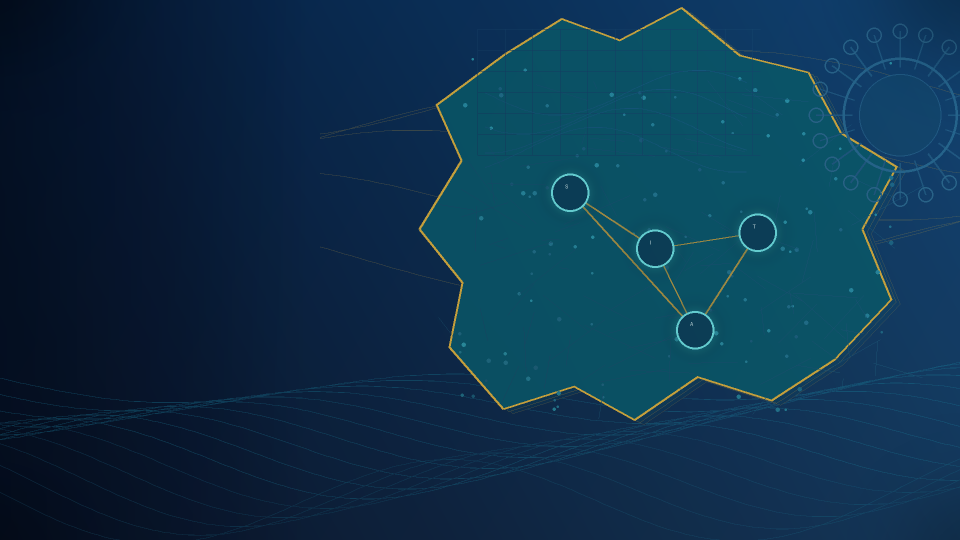
#> input picture presentation/ai_cover_background.png, 1920 x 1080 px (shown at 1/2 size)
$ python build_image_pptx.py
#> lines starting #> are read from the running program, lines starting #| are printed output that depends on the picture; pictures that were not available may be replaced by others from this repository, and a replacement may not be noted
from pathlib import Path
from zipfile import ZipFile, ZIP_DEFLATED
from datetime import datetime, timezone
from xml.sax.saxutils import escape

import matplotlib

matplotlib.use("Agg")
import matplotlib.pyplot as plt
from PIL import Image, ImageDraw, ImageFont


ROOT = Path(__file__).resolve().parents[1]
OUT_DIR = ROOT / "presentation" / "slide_images"
OUT = ROOT / "presentation" / "FracHIV_SITA_Presentation_WPS.pptx"
OUT_MAIN = ROOT / "presentation" / "FracHIV_SITA_Presentation.pptx"
W, H = 1600, 900

COLORS = {
    "navy": "#0A1B30",
    "ink": "#142030",
    "teal": "#007E70",
    "blue": "#004A80",
    "gold": "#CC9900",
    "red": "#B44146",
    "muted": "#525E6C",
    "softteal": "#E6F7F4",
    "softblue": "#E8F2FA",
    "softgold": "#FFF7E0",
    "line": "#D8E2EB",
    "white": "#FFFFFF",
}

FONT_DIR = ROOT / "static" / "vendor" / "fonts" / "google" / "inter"
REG = str(FONT_DIR / "Inter-Regular.ttf")
MED = str(FONT_DIR / "Inter-Medium.ttf")
BOLD = str(FONT_DIR / "Inter-Bold.ttf")
EXTRA = str(FONT_DIR / "Inter-ExtraBold.ttf")


def font(size, weight="regular"):
    path = {"regular": REG, "medium": MED, "bold": BOLD, "extra": EXTRA}.get(weight, REG)
    return ImageFont.truetype(path, size)


def wrap(draw, text, fnt, max_width):
    lines = []
    for para in text.split("\n"):
        words = para.split()
        line = ""
        for word in words:
            test = f"{line} {word}".strip()
            if draw.textbbox((0, 0), test, font=fnt)[2] <= max_width or not line:
                line = test
            else:
                lines.append(line)
                line = word
        lines.append(line)
    return lines


def text(draw, xy, content, size=28, fill=COLORS["ink"], weight="regular", max_width=None, line_gap=8):
    fnt = font(size, weight)
    x, y = xy
    lines = wrap(draw, content, fnt, max_width) if max_width else content.split("\n")
    for line in lines:
        draw.text((x, y), line, font=fnt, fill=fill)
        y += size + line_gap
    return y


def title(draw, title_text, subtitle=None):
    text(draw, (70, 46), title_text, 42, COLORS["ink"], "extra")
    if subtitle:
        text(draw, (70, 96), subtitle, 18, COLORS["muted"], "regular")
    draw.rectangle((70, 127, 300, 130), fill=COLORS["gold"])
    draw.rectangle((305, 127, 1180, 130), fill=COLORS["teal"])


def card(draw, box, heading, body, fill, accent, body_size=24):
    x1, y1, x2, y2 = box
    draw.rectangle(box, fill=fill)
    draw.rectangle((x1, y1, x1 + 9, y2), fill=accent)
    if heading:
        text(draw, (x1 + 32, y1 + 23), heading, 22, accent, "bold")
        body_y = y1 + 58
    else:
        body_y = y1 + 20
    text(draw, (x1 + 32, body_y), body, body_size, COLORS["ink"], "regular", max_width=x2 - x1 - 56, line_gap=6)


def bullets(draw, xy, items, size=28, max_width=640):
    x, y = xy
    fnt = font(size, "regular")
    for item in items:
        draw.text((x, y + 3), "•", font=font(size + 2, "bold"), fill=COLORS["ink"])
        lines = wrap(draw, item, fnt, max_width)
        yy = y
        for line in lines:
            draw.text((x + 28, yy), line, font=fnt, fill=COLORS["ink"])
            yy += size + 6
        y = yy + 8


# [10 lines left out: function fit_image, not called in this run]


def equation_png(lines, out, width=760, height=260, fontsize=22):
    fig = plt.figure(figsize=(width / 100, height / 100), dpi=100)
    fig.patch.set_alpha(0)
    ax = fig.add_axes([0, 0, 1, 1])
    ax.axis("off")
    y = 0.86
    for line in lines:
        ax.text(0.02, y, line, fontsize=fontsize, color=COLORS["ink"], va="top")
        y -= 0.17
    fig.savefig(out, transparent=True)
    plt.close(fig)
    return Image.open(out).convert("RGBA")


def blank():
    return Image.new("RGB", (W, H), COLORS["white"])


def save_slide(img, i):
    OUT_DIR.mkdir(exist_ok=True)
    path = OUT_DIR / f"slide_{i:02d}.png"
    img.save(path)
    return path


def arrow(draw, start, end, color=COLORS["ink"], width=4):
    draw.line((start, end), fill=color, width=width)
    x1, y1 = start
    x2, y2 = end
    import math

    ang = math.atan2(y2 - y1, x2 - x1)
    size = 16
    pts = [
        (x2, y2),
        (x2 - size * math.cos(ang - 0.45), y2 - size * math.sin(ang - 0.45)),
        (x2 - size * math.cos(ang + 0.45), y2 - size * math.sin(ang + 0.45)),
    ]
    draw.polygon(pts, fill=color)


def build_slides():
    paths = []

    # 1 cover
    cover = Image.open(ROOT / "presentation" / "ai_cover_background.png").convert("RGB").resize((W, H), Image.Resampling.LANCZOS)
    d = ImageDraw.Draw(cover, "RGBA")
    d.rectangle((0, 0, W, H), fill=(10, 27, 48, 65))
    logo = Image.open(ROOT / "thesis" / "logo.png").convert("RGBA").resize((86, 88), Image.Resampling.LANCZOS)
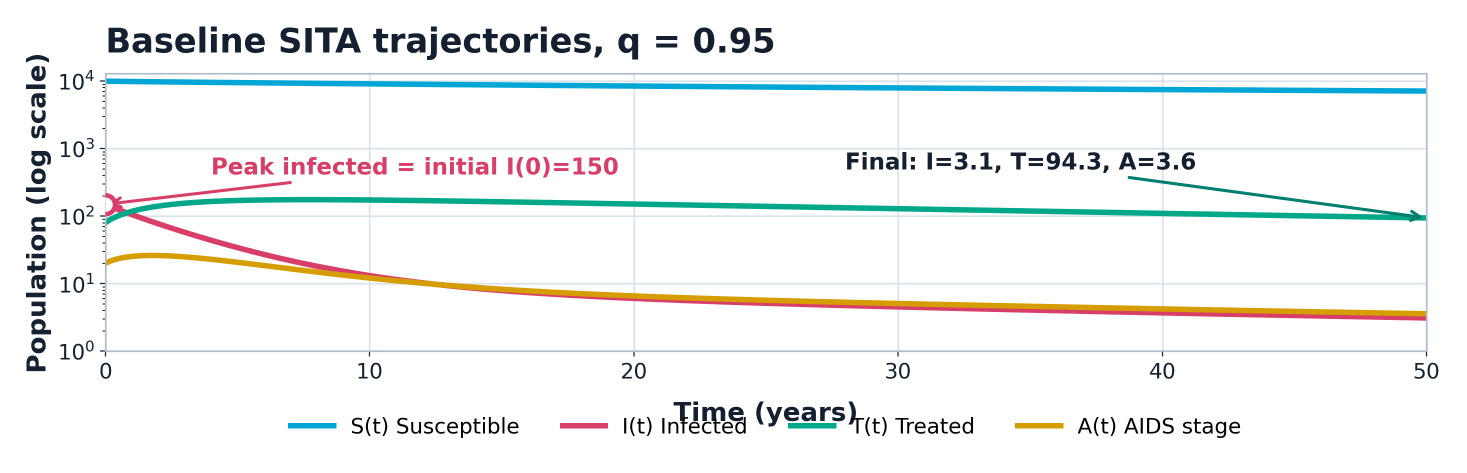
#> input picture presentation/slide_images/presentation_baseline.png, 2933 x 945 px, given in place of logo.png, which was not available (shown at 1/2 size)
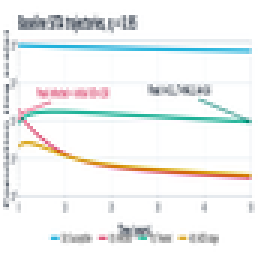
#> logo: PIL image 86x88 RGBA (shown 3 times larger); mean R, G, B, A 240.2, 242.2, 241.7, 255
    cover.paste(logo, (72, 55), logo)
    text(d, (1160, 64), "University of Rwanda\nCollege of Science and Technology", 22, COLORS["white"], "regular", 360, 5)
    text(d, (80, 278), "Fractional-Order\nHIV SITA Model", 58, COLORS["white"], "extra", 650, 6)
    text(d, (84, 462), "Social behaviour interventions and memory effects", 28, COLORS["white"], "medium")
    text(d, (84, 548), "NDACYAYISABA Lambert\nSupervisor: Dr. MUHIRWA Jean Pierre\nKigali, Rwanda", 24, COLORS["white"], "regular", 620, 6)
    d.rectangle((84, 690, 390, 695), fill=COLORS["gold"])
    d.rectangle((402, 690, 660, 695), fill=COLORS["teal"])
    paths.append(save_slide(cover, 1))
#> in save_slide, `img.save(path)`:
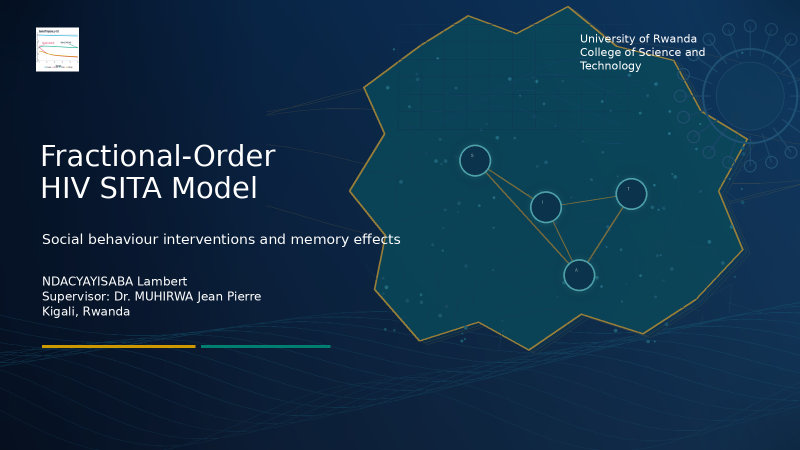
#> saved as slide_01.png: PIL image 1600x900 RGB (shown at 1/2 size); mean R, G, B 17.1, 48.6, 72.7

    # 2
    img = blank(); d = ImageDraw.Draw(img)
#> after `img = blank()`: img: PIL image 1600x900 RGB; every value is 255
    title(d, "Background / Motivation", "Rwanda-aware public-health motivation")
    bullets(d, (105, 210), [
        "HIV transmission is shaped by biology, treatment access, and social behaviour.",
        "Awareness, safer behaviour, testing, treatment-seeking, and adherence can change long-term outcomes.",
        "In Rwanda, prevention and adherence support remain important alongside treatment progress.",
    ], 30, 720)
    card(d, (110, 645, 780, 765), "Why mathematics?", "A model gives a controlled way to compare intervention strategies and understand possible long-term behaviour.", COLORS["softteal"], COLORS["teal"], 24)
    for j, (a, b, c) in enumerate([
        ("Rwanda context", "HIV prevention", COLORS["blue"]),
        ("Mechanism", "Social behaviour", COLORS["teal"]),
        ("Method", "Fractional memory", COLORS["gold"]),
        ("Output", "Simulation evidence", COLORS["red"]),
    ]):
        y = 185 + j * 120
        d.rectangle((960, y, 1305, y + 88), fill=c)
        text(d, (985, y + 16), f"{a}\n{b}", 23, COLORS["white"], "bold", 300, 2)
    paths.append(save_slide(img, 2))
#> call 2 of save_slide, with i = 2
#> in save_slide (call 2), `img.save(path)`:
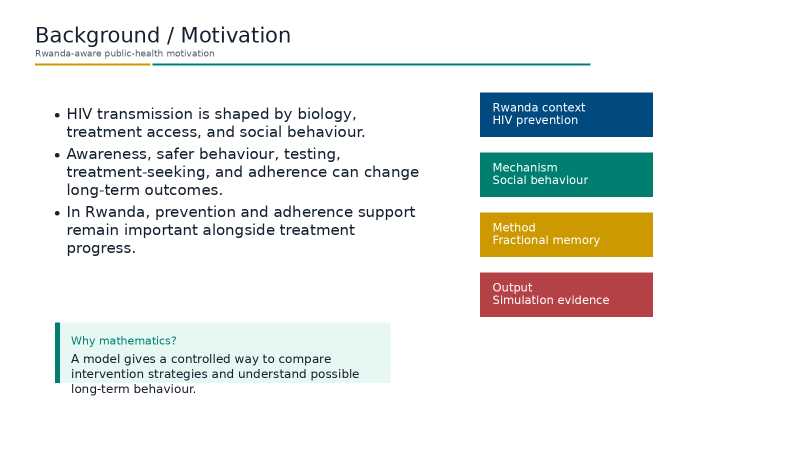
#> saved as slide_02.png: PIL image 1600x900 RGB (shown at 1/2 size); mean R, G, B 233.6, 235.9, 233.8

    # 3
    img = blank(); d = ImageDraw.Draw(img)
    title(d, "Problem Statement")
    card(d, (90, 190, 750, 455), "Limitations in ordinary modelling", "Ordinary models usually depend only on the present state. HIV-related behaviour may depend on past awareness, stigma, testing history, and adherence.", COLORS["softblue"], COLORS["blue"], 25)
    card(d, (850, 190, 1510, 455), "Need addressed by this project", "Include memory using a Caputo derivative, represent behavioural interventions through effective rates, and compare scenarios through simulation.", COLORS["softteal"], COLORS["teal"], 25)
    card(d, (190, 620, 1410, 745), "Research focus", "How do fractional memory and social behaviour interventions affect simulated HIV dynamics in a SITA framework?", COLORS["softgold"], COLORS["gold"], 27)
    paths.append(save_slide(img, 3))
#> call 3 of save_slide, with i = 3
#> in save_slide (call 3), `img.save(path)`:
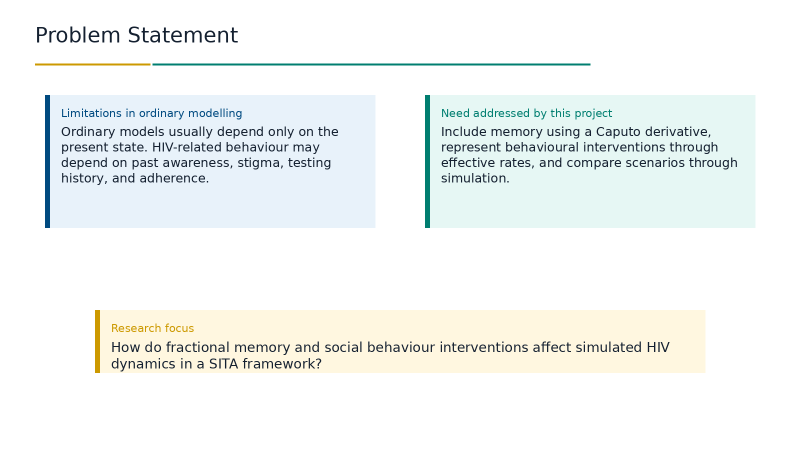
#> saved as slide_03.png: PIL image 1600x900 RGB (shown at 1/2 size); mean R, G, B 242.4, 245.7, 244.1

    # 4
    img = blank(); d = ImageDraw.Draw(img)
    title(d, "Objectives")
    text(d, (90, 185), "Main objective", 25, COLORS["gold"], "bold")
    text(d, (90, 235), "To formulate, analyse, and simulate a fractional-order SITA HIV transmission model incorporating social behaviour interventions.", 29, COLORS["ink"], "regular", 705, 7)
    text(d, (90, 390), "Specific objectives", 25, COLORS["gold"], "bold")
    bullets(d, (90, 440), [
        "Formulate the SITA model with Caputo derivative.",
        "Derive threshold quantities including R0.",
        "Establish core analytical properties.",
        "Implement a numerical simulation scheme.",
        "Compare interventions, memory effects, and sensitivity.",
    ], 25, 680)
    for j, (label, col) in enumerate([("Model\nformulation", COLORS["blue"]), ("Mathematical\nanalysis", COLORS["teal"]), ("Numerical\nsimulation", COLORS["gold"]), ("Results\ninterpretation", COLORS["red"])]):
        y = 185 + j * 115
        d.rectangle((975, y, 1300, y + 82), fill=col)
        text(d, (1000, y + 14), label, 24, COLORS["white"], "bold", 280, 2)
    paths.append(save_slide(img, 4))
#> call 4 of save_slide, with i = 4
#> in save_slide (call 4), `img.save(path)`:
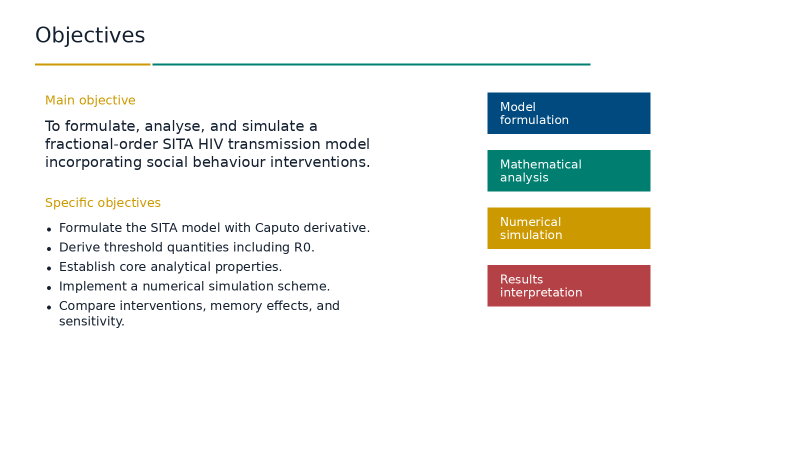
#> saved as slide_04.png: PIL image 1600x900 RGB (shown at 1/2 size); mean R, G, B 238.4, 239.4, 237.4

    # 5 model diagram
    img = blank(); d = ImageDraw.Draw(img)
    title(d, "Model Diagram: SITA")
    boxes = [
        ("S(t)\nSusceptible", 135, 300, COLORS["blue"], COLORS["softblue"]),
        ("I(t)\nInfected", 460, 300, COLORS["red"], "#FFF2F3"),
        ("T(t)\nTreated", 785, 300, COLORS["gold"], COLORS["softgold"]),
        ("A(t)\nAIDS stage", 1110, 300, COLORS["teal"], COLORS["softteal"]),
    ]
    centers = []
    for label, x0, y0, col, fill in boxes:
        d.rounded_rectangle((x0, y0, x0 + 235, y0 + 110), radius=8, fill=fill, outline=col, width=3)
        text(d, (x0 + 42, y0 + 27), label, 27, col, "extra", 170, 2)
        centers.append((x0 + 235, y0 + 55))
#> after the loop, centers = [(370, 355), (695, 355), (1020, 355), (1345, 355)]
    arrow(d, (370, 355), (455, 355), COLORS["ink"])
    arrow(d, (695, 355), (780, 355), COLORS["ink"])
    arrow(d, (1020, 355), (1105, 355), COLORS["ink"])
    arrow(d, (560, 430), (1110, 430), COLORS["muted"], 3)
    arrow(d, (905, 430), (1170, 410), COLORS["muted"], 3)
    arrow(d, (55, 355), (132, 355), COLORS["ink"])
    arrow(d, (1345, 355), (1505, 355), COLORS["ink"])
    text(d, (385, 270), "effective\ntransmission", 18, COLORS["muted"], "medium", 120, 2)
    text(d, (705, 270), "testing and\ntreatment", 18, COLORS["muted"], "medium", 130, 2)
    text(d, (705, 455), "progression / reduced progression", 18, COLORS["muted"], "medium")
    text(d, (45, 318), "recruitment", 17, COLORS["muted"], "medium")
    text(d, (1370, 318), "mortality", 17, COLORS["muted"], "medium")
    card(d, (130, 650, 765, 760), "State variables", "S susceptible, I infected, T treated, A AIDS-stage population.", COLORS["softblue"], COLORS["blue"], 25)
    card(d, (855, 650, 1490, 760), "Controls", "u1 awareness, u2 safer behaviour, u3 testing, u4 adherence.", COLORS["softgold"], COLORS["gold"], 25)
    paths.append(save_slide(img, 5))
#> in save_slide (call 5), `img.save(path)`:
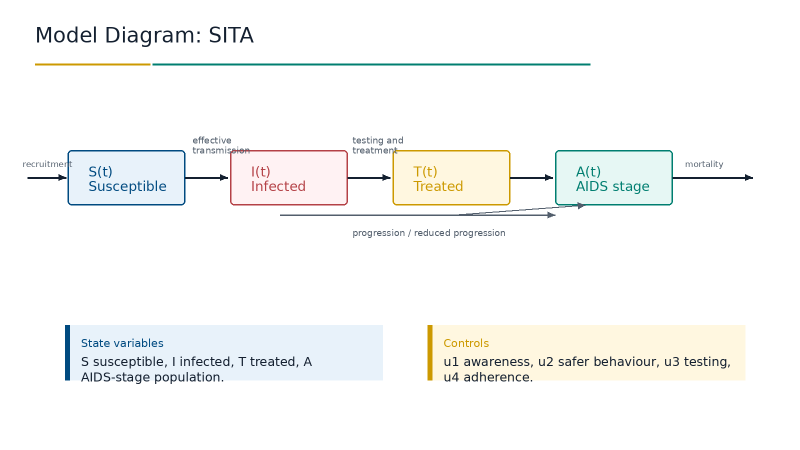
#> saved as slide_05.png: PIL image 1600x900 RGB (shown at 1/2 size); mean R, G, B 247.9, 248.7, 247.5

    # 6 equations
    img = blank(); d = ImageDraw.Draw(img)
    title(d, "Fractional-Order Model")
    text(d, (95, 190), "Caputo memory form", 26, COLORS["gold"], "bold")
    eq = equation_png([
        r"$^{C}D_t^q X(t)=F(t,X(t)),\quad 0<q\leq 1$",
        r"$^{C}D_t^q S=\Lambda-\beta_{\mathrm{eff}}S(I+\eta T)-\mu S$",
        r"$^{C}D_t^q I=\beta_{\mathrm{eff}}S(I+\eta T)-(\tau_{\mathrm{eff}}+\delta+\mu)I$",
        r"$^{C}D_t^q T=\tau_{\mathrm{eff}}I-(\rho_{\mathrm{eff}}+\mu)T$",
        r"$^{C}D_t^q A=\delta I+\rho_{\mathrm{eff}}T-(d+\mu)A$",
    ], OUT_DIR / "equations.png", 820, 430, 19)
    img.paste(eq, (90, 240), eq)
    card(d, (955, 210, 1510, 405), "Intervention-adjusted rates", "βeff = β0(1-u1)(1-u2)\nτeff = τ(1+u3)\nρeff = ρ(1-u4)", COLORS["softgold"], COLORS["gold"], 27)
    card(d, (955, 505, 1510, 660), "Meaning of q", "q = 1 gives the ordinary model. q < 1 carries memory of past states.", COLORS["softteal"], COLORS["teal"], 27)
    paths.append(save_slide(img, 6))

    # 7 implementation
    img = blank(); d = ImageDraw.Draw(img)
    title(d, "Numerical Scheme + Implementation")
    bullets(d, (105, 200), [
        "Time interval is divided into discrete steps.",
        "A predictor estimates the next state.",
        "A corrector updates the state using fractional-memory weights.",
        "The same engine is used for baseline, memory, intervention, and sensitivity experiments.",
    ], 30, 660)
    flow = [
        ("Inputs: parameters, initial conditions, q, controls", COLORS["softblue"], COLORS["blue"]),
        ("Fractional ABM-type solver", COLORS["softteal"], COLORS["teal"]),
        ("Outputs: trajectories, R0, scenarios, sensitivity", COLORS["softgold"], COLORS["gold"]),
        ("Interactive visualization during live demo", "#FFFFFF", COLORS["red"]),
    ]
    for j, (body, fill, accent) in enumerate(flow):
        y = 170 + j * 108
        card(d, (920, y, 1500, y + 88), "", body, fill, accent, 24)
        if j < len(flow) - 1:
            arrow(d, (1210, y + 82), (1210, y + 104), COLORS["muted"], 3)
    card(d, (160, 700, 1440, 790), "Important distinction", "The slides explain the research; the live simulator is used only during the demo to show moving graphs.", COLORS["softgold"], COLORS["gold"], 25)
    paths.append(save_slide(img, 7))

    # 8 graph
    img = blank(); d = ImageDraw.Draw(img)
    title(d, "Simulation Results: Intervention Comparison")
    graph = fit_image(ROOT / "thesis" / "combinedInterventionsChart.png", (70, 170, 920, 650))
    img.paste(graph, (70, 170), graph)
    bullets(d, (975, 210), [
        "Single interventions help, but each targets only one mechanism.",
        "Combined intervention acts on transmission, treatment uptake, and progression.",
        "The combined strategy gives stronger simulated control than isolated changes.",
    ], 26, 460)
    card(d, (975, 610, 1480, 720), "Public-health meaning", "Prevention and treatment support should work together.", COLORS["softteal"], COLORS["teal"], 25)
    paths.append(save_slide(img, 8))

    # 9 memory
    img = blank(); d = ImageDraw.Draw(img)
    title(d, "Simulation Results: Fractional Memory")
    graph = fit_image(ROOT / "thesis" / "memoryChart.png", (70, 170, 920, 650))
    img.paste(graph, (70, 170), graph)
    bullets(d, (975, 215), [
        "q = 1 represents the ordinary model.",
        "Smaller q values strengthen the memory effect.",
        "Different q values produce visibly different trajectories.",
    ], 28, 460)
    card(d, (975, 595, 1480, 720), "Defense point", "Fractional calculus is not decorative; it changes the simulated dynamics.", COLORS["softgold"], COLORS["gold"], 25)
    paths.append(save_slide(img, 9))

    # 10
    img = blank(); d = ImageDraw.Draw(img)
    title(d, "Live Demo, Conclusion + Recommendations")
    text(d, (90, 190), "Live demo plan", 26, COLORS["gold"], "bold")
    bullets(d, (90, 240), [
        "Open the deployed simulator.",
        "Run the moving SITA graph.",
        "Compare no intervention with combined intervention.",
        "Compare q = 1 with q < 1.",
        "Show scenario and sensitivity views briefly.",
    ], 25, 610)
    text(d, (850, 190), "Conclusion", 26, COLORS["gold"], "bold")
    bullets(d, (850, 240), [
        "The SITA HIV model was extended using fractional memory.",
        "Behavioural interventions were represented through effective rates.",
        "Simulations support combined intervention strategies.",
        "Future work should calibrate parameters with Rwanda-specific data.",
    ], 25, 600)
    card(d, (130, 700, 1470, 795), "Final message", "This project connects mathematical analysis, numerical simulation, and a working interactive tool for explaining HIV intervention dynamics.", COLORS["softteal"], COLORS["teal"], 25)
    paths.append(save_slide(img, 10))
    return paths


# [42 lines left out: function make_pptx, not called in this run]


if __name__ == "__main__":
#> (the run stopped early here; a loop or call above may not have finished)
